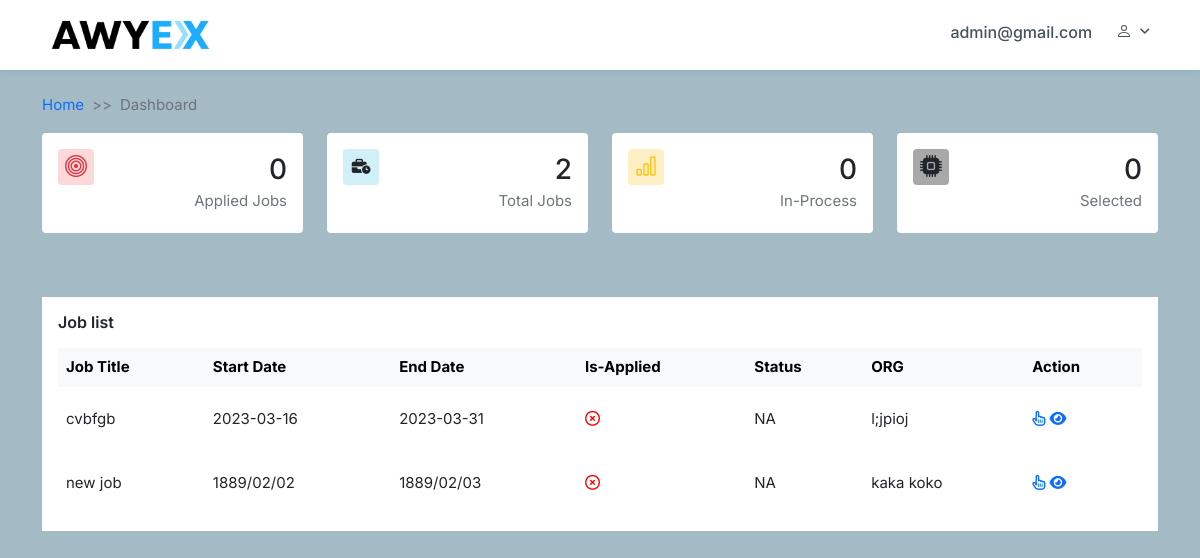
Page /std_dash (signed in) on the earlier database version.
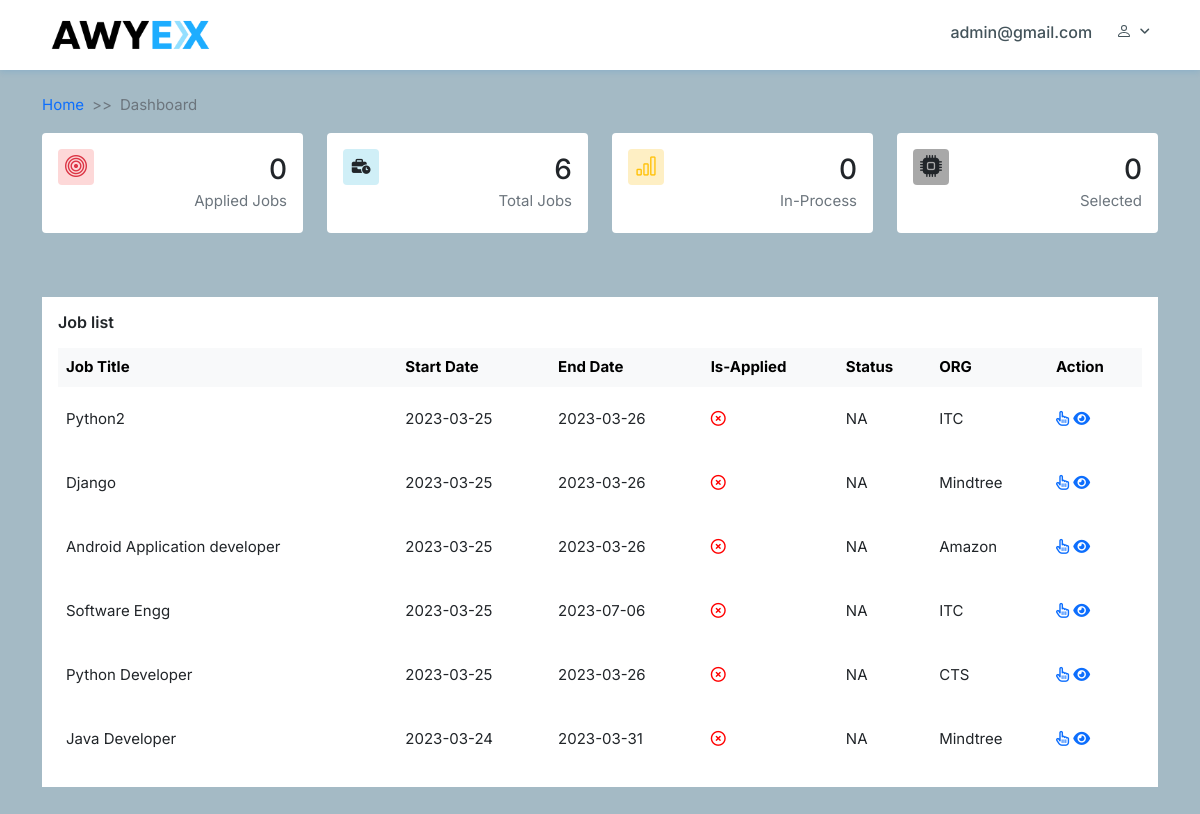
Same page on the later database version.
### common/models.py (models this page shows, shortened)
class Jobs(models.Model):
	title = models.CharField(max_length=255, null=True, blank=True)
	package= models.CharField(max_length=255, null=True, blank=True)
	company = models.CharField(max_length=255, null=True, blank=True)
	openings = models.CharField(max_length=255, null=True, blank=True)
	profile = models.CharField(max_length=255, null=True, blank=True)
	start_date = models.CharField(max_length=255, null=True, blank=True)
	end_date = models.CharField(max_length=255, null=True, blank=True)
	minimum_cgpa = models.CharField(max_length=255, null=True, blank=True)

### common/views.py (the view)
# urls.py: path('std_dash', StudentDashboard.as_view(), name='std_dash'),
class StudentDashboard(View):
    template = 'studetdash.html'
    model = User
    def get(self, request):
        job_list= Jobs.objects.all().order_by('-id')
        context={
            'job_list':job_list,
        }
        return render(request, self.template, context)

### common/templatetags/joblist.py (called while the page is built)
@register.simple_tag
def check_apply(job, user):
    apply_result= False
    status= 'NA'
    data={}
    try:
        job= AppliedJobs.objects.get(job=job, user=user)
        apply_result= True
        status= job.status
        data['apply_result']=apply_result
        data['status']=status
    except:
        data['apply_result']=apply_result
        data['status']=status
    return data

@register.filter
def check_apply_filter(data_dict, filter):
    return data_dict[filter]

@register.simple_tag
def apply_count(user):
    job_list= AppliedJobs.objects.filter(user=user)
    in_process = job_list.filter(status='in_process').count()
    selected = job_list.filter(status='selected').count()
    data={
        'job_list':job_list.count(),
        'in_process':in_process,
        'selected':selected
    }
    return data

@register.filter
def apply_count_filter(data_dict, filter):
    return data_dict[filter]

@register.simple_tag
def all_jobs_count():
    job_list= Jobs.objects.all().count()
    return job_list

### templates/studetdash.html (shortened to what the changed rows need)
{% extends "starter.html" %}
{% load static %}
{% load joblist %}
{% block content %}
{% apply_count request.user as data_dict %}
  <section class="card-target" >
    <div class="container">
      <div class="row d-flex align-items-center justify-content-center">
        <div class="col-lg-3 mb-3">
          <div class="card">
            <div class="card-body">
              <div class="row">
                <div class="col-6">
                  <div class="text-end">
                    <h3 class="text-dark my-1"><span data-plugin="counterup">{% all_jobs_count %}</span></h3>
                  </div>
                </div>
              </div>
            </div>
          </div>
        </div>
      </div>
    </div>
  </section>
  <section class="table-list">
    <div class="container">
      <div class="row">
        <div class="col-12">
          <div class="card">
            <div class="card-body">
              <div id="cardCollpase4" class="collapse show">
                <div class="table-responsive pt-3">
                  <table class="table table-centered table-nowrap table-borderless mb-0 table-hover">
                    <thead class="table-light">
                      <tr>
                        <th>Job Title</th>
                        <th>Start Date</th>
                        <th>End Date</th>
                        <th> Is-Applied</th>
                        <th>Status</th>
                        <th>ORG</th>
                        <th>Action</th>
                      </tr>
                    </thead>
                    <tbody>
                    {% for job in job_list %}
                    {% check_apply job request.user as job_data_list %}
                      <tr>
                        <td>{{job.title}}</td>
                        <td>{{job.start_date}}</td>
                         <td>{{job.end_date}}</td>
                        <td>
                          {% if job_data_list|check_apply_filter:'apply_result' == True %}
                          <i style='color:green;' class="fa-regular fa-circle-check"></i>
                          {% else %}
                          <i style='color:red;' class="fa-regular fa-circle-xmark"></i>
                          {% endif %}
                        </td>
                         <td>{{job_data_list|check_apply_filter:'status'}}</td>
                        <td>{{job.company}}</td>
                        <td>
                        {% if job_data_list|check_apply_filter:'apply_result' == False %}
                        <a target="_blank" href="{% url 'common:apply_job' job.id %}"><i class="fa-regular fa-hand-pointer"></i></a>
                        {% endif %}
                        <a target="_blank" href="{% url 'common:job_details' job.id %}"><i class="fa-solid fa-eye"></i></a>
                        </td>
                      </tr>
                    {% endfor %}
                    </tbody>
                  </table>
                </div>
              </div>
            </div>
          </div>
        </div>
      </div>
    </div>
  </section>
{% endblock content %}

Differences in the rows shown:
removed Jobs: title "cvbfgb", start_date "2023-03-16", end_date "2023-03-31", job_data_list "NA", company "l;jpioj"
removed Jobs: title "new job", start_date "1889/02/02", end_date "1889/02/03", job_data_list "NA", company "kaka koko"
added Jobs: title "Python2", start_date "2023-03-25", end_date "2023-03-26", job_data_list "NA", company "ITC"
added Jobs: title "Django", start_date "2023-03-25", end_date "2023-03-26", job_data_list "NA", company "Mindtree"
added Jobs: title "Android Application developer", start_date "2023-03-25", end_date "2023-03-26", job_data_list "NA", company "Amazon"
added Jobs: title "Software Engg", start_date "2023-03-25", end_date "2023-07-06", job_data_list "NA", company "ITC"
added Jobs: title "Python Developer", start_date "2023-03-25", end_date "2023-03-26", job_data_list "NA", company "CTS"
added Jobs: title "Java Developer", start_date "2023-03-24", end_date "2023-03-31", job_data_list "NA", company "Mindtree"
Other differences:
text no longer shown: "2"
text now shown: "6"
